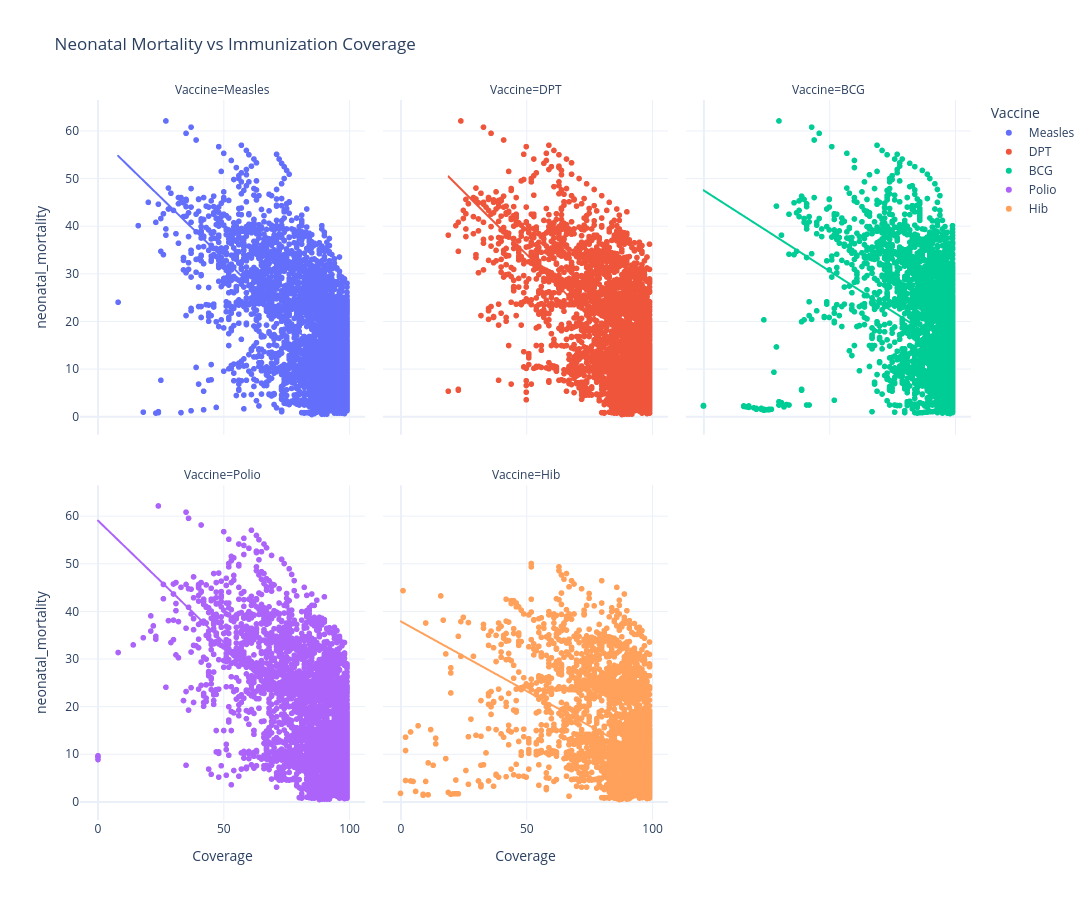

This figure's notebook cell:
### Code cell
df = pd.read_csv("health_indicators.csv")

# Build a long-form dataset for vaccine coverage vs. neonatal mortality
vaccine_cols = {
    "immunization_measles": "Measles",
    "immunization_dpt": "DPT",
    "immunization_bcg": "BCG",
    "immunization_pol3": "Polio",
    "immunization_hib3": "Hib",
}

long_df = (
    df[["country_name", "year", "neonatal_mortality"] + list(vaccine_cols.keys())]
    .dropna(subset=["neonatal_mortality"])
    .melt(
        id_vars=["country_name", "year", "neonatal_mortality"],
        value_vars=list(vaccine_cols.keys()),
        var_name="Vaccine",
        value_name="Coverage",
    )
)

long_df["Vaccine"] = long_df["Vaccine"].map(vaccine_cols)
long_df = long_df.dropna(subset=["Coverage", "neonatal_mortality"])

fig = px.scatter(
    long_df,
    x="Coverage",
    y="neonatal_mortality",
    color="Vaccine",
    facet_col="Vaccine",
    facet_col_wrap=3,
    trendline="ols",
    hover_name="country_name",
    title="Neonatal Mortality vs Immunization Coverage"
)

fig.update_layout(
    template="plotly_white",
    width=1600,
    height=900
)

fig.show()

### Figure 1 — Plotly figure (JSON) as saved in the notebook; plotly's stock layout.template omitted (floating-point values rounded to 4 significant figures; data arrays with more than 128 entries replaced by an {"elided": "..."} marker saying what was removed)
{"data": [{"hovertemplate": "<b>%{hovertext}</b><br><br>Vaccine=Measles<br>Coverage=%{x}<br>neonatal_mortality=%{y}<extra></extra>", "hovertext": {"elided": "4755 str values"}, "legendgroup": "Measles", "marker": {"color": "#636efa", "symbol": "circle"}, "mode": "markers", "name": "Measles", "showlegend": true, "type": "scattergl", "x": {"elided": "4755 float values"}, "xaxis": "x4", "y": {"elided": "4755 float values"}, "yaxis": "y4"}, {"hovertemplate": "<b>OLS trendline</b><br>neonatal_mortality = -0.514317 * Coverage + 58.9673<br>R<sup>2</sup>=0.410034<br><br>Vaccine=Measles<br>Coverage=%{x}<br>neonatal_mortality=%{y} <b>(trend)</b><extra></extra>", "legendgroup": "Measles", "marker": {"color": "#636efa", "symbol": "circle"}, "mode": "lines", "name": "Measles", "showlegend": false, "type": "scattergl", "x": {"elided": "4755 float values"}, "xaxis": "x4", "y": {"elided": "4755 float values"}, "yaxis": "y4"}, {"hovertemplate": "<b>%{hovertext}</b><br><br>Vaccine=DPT<br>Coverage=%{x}<br>neonatal_mortality=%{y}<extra></extra>", "hovertext": {"elided": "4755 str values"}, "legendgroup": "DPT", "marker": {"color": "#EF553B", "symbol": "circle"}, "mode": "markers", "name": "DPT", "showlegend": true, "type": "scattergl", "x": {"elided": "4755 float values"}, "xaxis": "x5", "y": {"elided": "4755 float values"}, "yaxis": "y5"}, {"hovertemplate": "<b>OLS trendline</b><br>neonatal_mortality = -0.526661 * Coverage + 60.5565<br>R<sup>2</sup>=0.409461<br><br>Vaccine=DPT<br>Coverage=%{x}<br>neonatal_mortality=%{y} <b>(trend)</b><extra></extra>", "legendgroup": "DPT", "marker": {"color": "#EF553B", "symbol": "circle"}, "mode": "lines", "name": "DPT", "showlegend": false, "type": "scattergl", "x": {"elided": "4755 float values"}, "xaxis": "x5", "y": {"elided": "4755 float values"}, "yaxis": "y5"}, {"hovertemplate": "<b>%{hovertext}</b><br><br>Vaccine=BCG<br>Coverage=%{x}<br>neonatal_mortality=%{y}<extra></extra>", "hovertext": {"elided": "3882 str values"}, "legendgroup": "BCG", "marker": {"color": "#00cc96", "symbol": "circle"}, "mode": "markers", "name": "BCG", "showlegend": true, "type": "scattergl", "x": {"elided": "3882 float values"}, "xaxis": "x6", "y": {"elided": "3882 float values"}, "yaxis": "y6"}, {"hovertemplate": "<b>OLS trendline</b><br>neonatal_mortality = -0.3387 * Coverage + 47.6335<br>R<sup>2</sup>=0.145417<br><br>Vaccine=BCG<br>Coverage=%{x}<br>neonatal_mortality=%{y} <b>(trend)</b><extra></extra>", "legendgroup": "BCG", "marker": {"color": "#00cc96", "symbol": "circle"}, "mode": "lines", "name": "BCG", "showlegend": false, "type": "scattergl", "x": {"elided": "3882 float values"}, "xaxis": "x6", "y": {"elided": "3882 float values"}, "yaxis": "y6"}, {"hovertemplate": "<b>%{hovertext}</b><br><br>Vaccine=Polio<br>Coverage=%{x}<br>neonatal_mortality=%{y}<extra></extra>", "hovertext": {"elided": "4755 str values"}, "legendgroup": "Polio", "marker": {"color": "#ab63fa", "symbol": "circle"}, "mode": "markers", "name": "Polio", "showlegend": true, "type": "scattergl", "x": {"elided": "4755 float values"}, "xaxis": "x", "y": {"elided": "4755 float values"}, "yaxis": "y"}, {"hovertemplate": "<b>OLS trendline</b><br>neonatal_mortality = -0.510998 * Coverage + 59.1148<br>R<sup>2</sup>=0.391164<br><br>Vaccine=Polio<br>Coverage=%{x}<br>neonatal_mortality=%{y} <b>(trend)</b><extra></extra>", "legendgroup": "Polio", "marker": {"color": "#ab63fa", "symbol": "circle"}, "mode": "lines", "name": "Polio", "showlegend": false, "type": "scattergl", "x": {"elided": "4755 float values"}, "xaxis": "x", "y": {"elided": "4755 float values"}, "yaxis": "y"}, {"hovertemplate": "<b>%{hovertext}</b><br><br>Vaccine=Hib<br>Coverage=%{x}<br>neonatal_mortality=%{y}<extra></extra>", "hovertext": {"elided": "3733 str values"}, "legendgroup": "Hib", "marker": {"color": "#FFA15A", "symbol": "circle"}, "mode": "markers", "name": "Hib", "showlegend": true, "type": "scattergl", "x": {"elided": "3733 float values"}, "xaxis": "x2", "y": {"elided": "3733 float values"}, "yaxis": "y2"}, {"hovertemplate": "<b>OLS trendline</b><br>neonatal_mortality = -0.292522 * Coverage + 37.9716<br>R<sup>2</sup>=0.182496<br><br>Vaccine=Hib<br>Coverage=%{x}<br>neonatal_mortality=%{y} <b>(trend)</b><extra></extra>", "legendgroup": "Hib", "marker": {"color": "#FFA15A", "symbol": "circle"}, "mode": "lines", "name": "Hib", "showlegend": false, "type": "scattergl", "x": {"elided": "3733 float values"}, "xaxis": "x2", "y": {"elided": "3733 float values"}, "yaxis": "y2"}], "layout": {"annotations": [{"font": {}, "showarrow": false, "text": "Vaccine=Polio", "x": 0.16, "xanchor": "center", "xref": "paper", "y": 0.465, "yanchor": "bottom", "yref": "paper"}, {"font": {}, "showarrow": false, "text": "Vaccine=Hib", "x": 0.5, "xanchor": "center", "xref": "paper", "y": 0.465, "yanchor": "bottom", "yref": "paper"}, {"font": {}, "showarrow": false, "text": "Vaccine=Measles", "x": 0.16, "xanchor": "center", "xref": "paper", "y": 1.0, "yanchor": "bottom", "yref": "paper"}, {"font": {}, "showarrow": false, "text": "Vaccine=DPT", "x": 0.5, "xanchor": "center", "xref": "paper", "y": 1.0, "yanchor": "bottom", "yref": "paper"}, {"font": {}, "showarrow": false, "text": "Vaccine=BCG", "x": 0.84, "xanchor": "center", "xref": "paper", "y": 1.0, "yanchor": "bottom", "yref": "paper"}], "height": 900, "legend": {"title": {"text": "Vaccine"}, "tracegroupgap": 0}, "title": {"text": "Neonatal Mortality vs Immunization Coverage"}, "width": 1600, "xaxis": {"anchor": "y", "domain": [0, 0.32], "title": {"text": "Coverage"}}, "xaxis2": {"anchor": "y2", "domain": [0.34, 0.66], "matches": "x", "title": {"text": "Coverage"}}, "xaxis3": {"anchor": "y3", "domain": [0.68, 1.0], "matches": "x", "title": {"text": "Coverage"}}, "xaxis4": {"anchor": "y4", "domain": [0, 0.32], "matches": "x", "showticklabels": false}, "xaxis5": {"anchor": "y5", "domain": [0.34, 0.66], "matches": "x", "showticklabels": false}, "xaxis6": {"anchor": "y6", "domain": [0.68, 1.0], "matches": "x", "showticklabels": false}, "yaxis": {"anchor": "x", "domain": [0, 0.465], "title": {"text": "neonatal_mortality"}}, "yaxis2": {"anchor": "x2", "domain": [0, 0.465], "matches": "y", "showticklabels": false}, "yaxis3": {"anchor": "x3", "domain": [0, 0.465], "matches": "y", "showticklabels": false}, "yaxis4": {"anchor": "x4", "domain": [0.535, 1.0], "matches": "y", "title": {"text": "neonatal_mortality"}}, "yaxis5": {"anchor": "x5", "domain": [0.535, 1.0], "matches": "y", "showticklabels": false}, "yaxis6": {"anchor": "x6", "domain": [0.535, 1.0], "matches": "y", "showticklabels": false}}}
